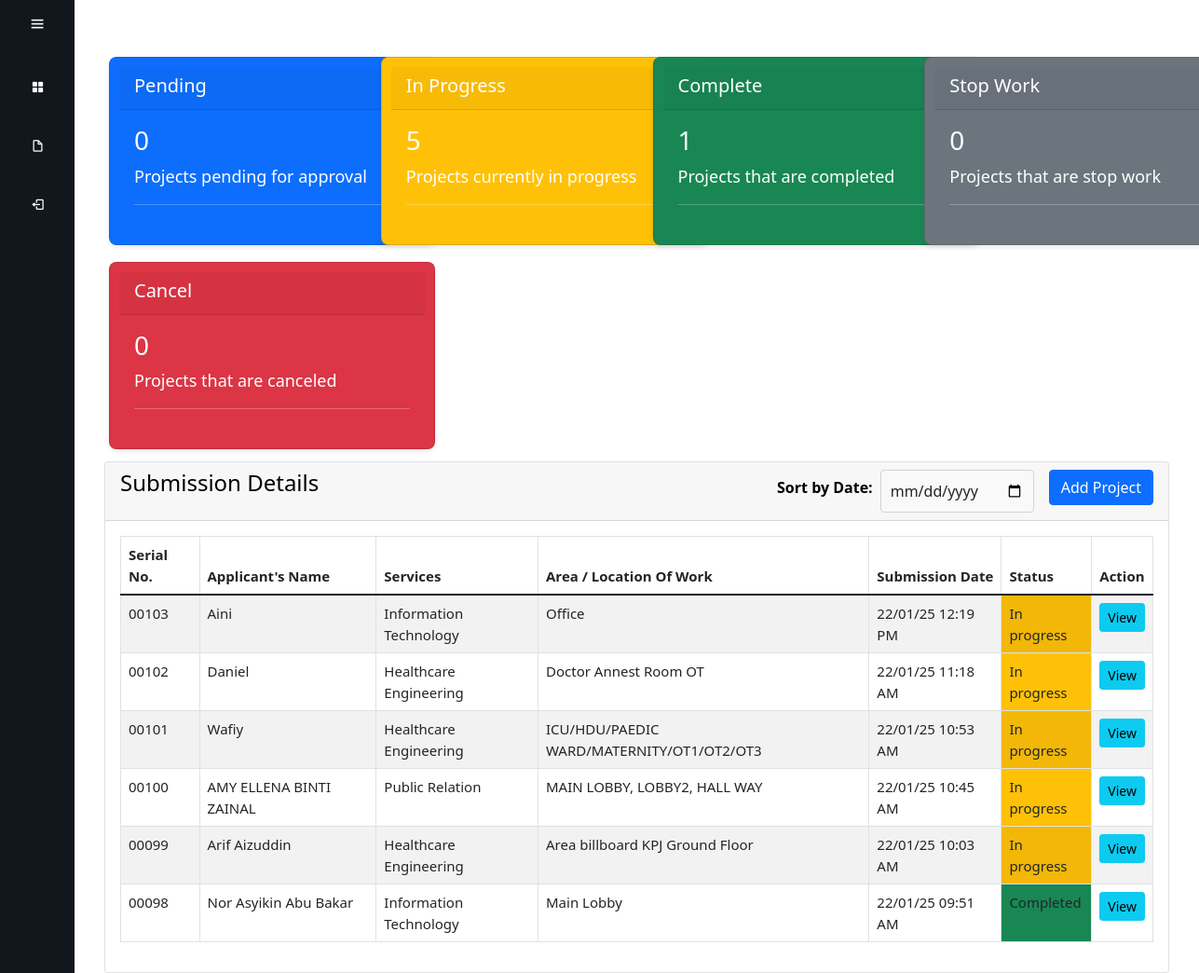
/appdb.php, run on an earlier commit of the app's database.
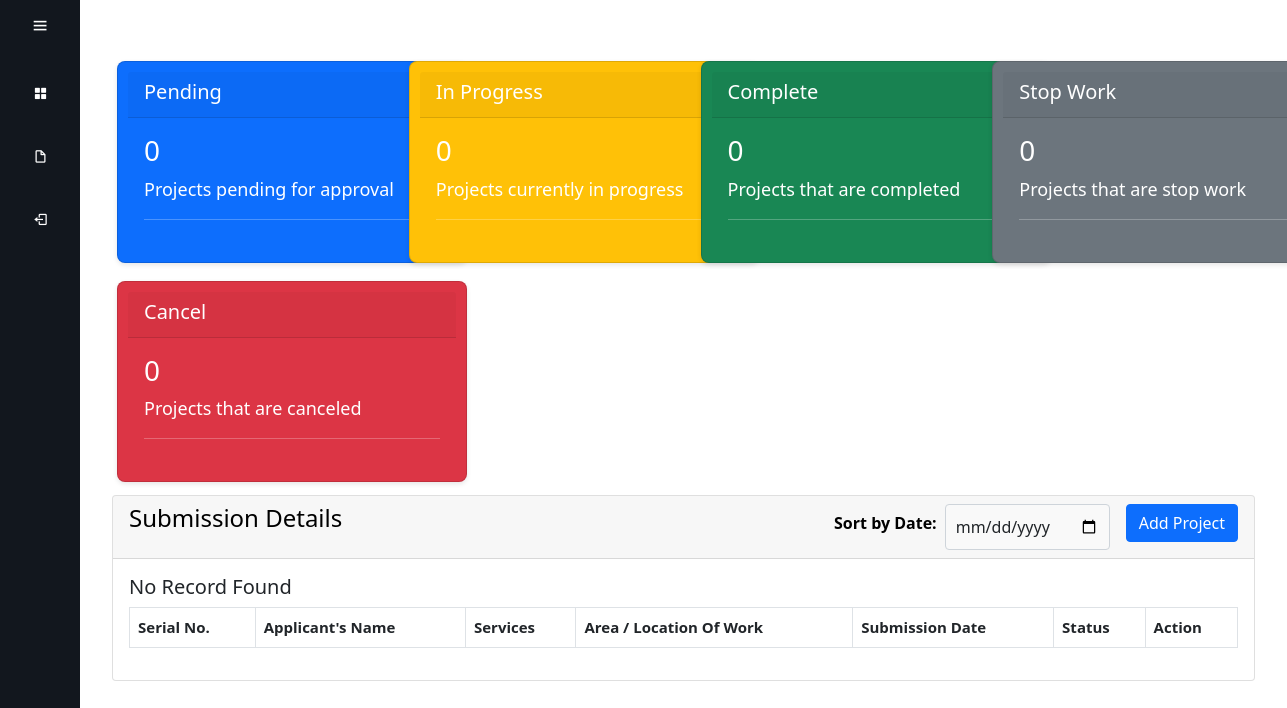
And on a later commit of the database.
### tables this page shows
CREATE TABLE IF NOT EXISTS `form` (
`id` int(5) unsigned zerofill NOT NULL,
  `name` varchar(100) NOT NULL,
  `durationFrom` date NOT NULL,
  `durationTo` date NOT NULL,
  `timeFrom` time NOT NULL,
  `timeTo` time NOT NULL,
  `companyName` varchar(500) NOT NULL,
  `svName` varchar(50) NOT NULL,
  `icNo` varchar(14) NOT NULL,
  `contactNo` varchar(15) NOT NULL,
  `longTermContract` varchar(100) NOT NULL,
  `workersName` varchar(800) NOT NULL,
  `exactLocation` varchar(100) NOT NULL,
  `workType` varchar(500) NOT NULL,
  `hazards` varchar(500) NOT NULL,
  `briefDate` date NOT NULL,
  `briefTime` time NOT NULL,
  `briefConducted` varchar(50) NOT NULL,
  `ppe` varchar(500) NOT NULL,
  `status` varchar(50) DEFAULT 'in progress',
  `applicantID` int(11) NOT NULL,
  `adminID` int(11) NOT NULL,
  `worksite` varchar(500) NOT NULL,
  `infection` varchar(500) NOT NULL,
  `date` datetime NOT NULL DEFAULT CURRENT_TIMESTAMP,
  `services` varchar(255) NOT NULL,
  `passNo` varchar(255) NOT NULL,
  `remark` varchar(500) NOT NULL,
  `is_notified` tinyint(1) DEFAULT '0'
);

### appdb.php (the view, shortened to what this page needs)
<?php
    require 'dbconn.php';
$queryInProgress = "SELECT * FROM form WHERE status = 'in progress'";
$resultInProgress = mysqli_query($conn, $queryInProgress);
$inProgressCount = mysqli_num_rows($resultInProgress);
$queryStopWork = "SELECT * FROM form WHERE status = 'stop work'";
$resultStopWork = mysqli_query($conn, $queryStopWork);
$stopWorkCount = mysqli_num_rows($resultStopWork);
$queryComplete = "SELECT * FROM form WHERE status = 'completed'";
$resultComplete = mysqli_query($conn, $queryComplete);
$completeCount = mysqli_num_rows($resultComplete);
$queryCancel = "SELECT * FROM form WHERE status = 'cancel'";
$resultCancel = mysqli_query($conn, $queryCancel);
$cancelCount = mysqli_num_rows($resultCancel);
$queryPending = "SELECT * FROM form WHERE status = 'pending'";
$resultPending = mysqli_query($conn, $queryPending);
$pendingCount = mysqli_num_rows($resultPending);
?>
<!doctype html>
<html lang="en">
<head>
    <link href='https://unpkg.com/boxicons@2.1.4/css/boxicons.min.css' rel='stylesheet'>
    <link href="https://cdn.jsdelivr.net/npm/bootstrap@5.1.3/dist/css/bootstrap.min.css" rel="stylesheet">
    <link rel="stylesheet" href="style.css">
    <link rel="stylesheet" href="https://cdn.datatables.net/1.13.4/css/dataTables.bootstrap5.min.css" />
</head>
<body>
    <div class="sidebar" id="sidebar">
        <div class="top">
            <i class="bx bx-menu" id="btn"></i>
        </div>
        <ul>
            <li>
                <a href="appdb.php">
                    <i class="bx bxs-grid-alt"></i>
                </a>
            </li>
            <li>
                <a href="form1.php">
                    <i class="bx bx-file-blank"></i>
                </a>
            </li>
            <li>
                <a href="logout.php" onclick="return confirmLogout();">
                    <i class="bx bx-log-out"></i>
                </a>
            </li>
        </ul>
    </div>
    <div class="main-content" id="main-content">
        <div class="row">
        <div class="container mt-4">
            <div class="row">
                <div class="col-md-3 mb-2">
                    <a href="pending1.php?status=pending" class="text-white text-decoration-none">
                        <div class="card status-card bg-primary text-white">
                            <div class="card-header">
                                <h4>Pending</h4>
                            </div>
                            <div class="card-body">
                                <h1><?= $pendingCount; ?></h1>
                                <p>Projects pending for approval</p>
                                <hr>
                            </div>
                        </div>
                    </a>
                </div>
                <div class="col-md-3 mb-2">
                    <a href="inProgress1.php?status=inProgress" class="text-white text-decoration-none">
                        <div class="card status-card bg-warning text-white">
                            <div class="card-header">
                                <h4>In Progress</h4>
                            </div>
                            <div class="card-body">
                                <h1><?= $inProgressCount; ?></h1>
                                <p>Projects currently in progress</p>
                                <hr>
                            </div>
                        </div>
                    </a>
                </div>
                <div class="col-md-3 mb-2">
                    <a href="complete1.php?status=completed" class="text-white text-decoration-none">
                        <div class="card status-card bg-success text-white">
                            <div class="card-header">
                                <h4>Complete</h4>
                            </div>
                            <div class="card-body">
                                <h1><?= $completeCount; ?></h1>
                                <p>Projects that are completed</p>
                                <hr>
                            </div>
                        </div>
                    </a>
                </div>
                <div class="col-md-3 mb-2">
                    <a href="stopWork1.php?status=stopWork" class="text-white text-decoration-none">
                        <div class="card status-card bg-secondary text-white">
                            <div class="card-header">
                                <h4>Stop Work</h4>
                            </div>
                            <div class="card-body">
                                <h1><?= $stopWorkCount; ?></h1>
                                <p>Projects that are stop work</p>
                                <hr>
                            </div>
                        </div>
                    </a>
                </div>
                <div class="col-md-3 mb-2">
                    <a href="cancel1.php?status=cancel" class="text-white text-decoration-none">
                        <div class="card status-card bg-danger text-white">
                            <div class="card-header">
                                <h4>Cancel</h4>
                            </div>
                            <div class="card-body">
                                <h1><?= $cancelCount; ?></h1>
                                <p>Projects that are canceled</p>
                                <hr>
                            </div>
                        </div>
                    </a>
                </div>
            </div>
        </div>
            </div>
                <div class="col-md-12">
                    <div class="card">
                        <div class="card-header">
                            <h4 style = "color:black;" >Submission Details
                                <a href="form1.php" class="btn btn-primary float-end">Add Project</a>
                                <div class="float-end me-2 d-flex align-items-center">
                                <h6 for="filterDate" class="me-2" style="font-weight: bold;">Sort by Date:</h6>
                                <input
                                    type="date"
                                    id="filterDate"
                                    class="form-control float-end me-2"
                                    style="width: auto;"
                                    placeholder="Select Date">
                                    </h4>
                        </div>
                        <div class="card-body">
                        <table id="myTable" class="table table-bordered table-striped">
                        <thead>
                            <tr>
                                <th>Serial No.</th>
                                <th>Applicant's Name</th>
                                <th>Services</th>
                                <th>Area / Location Of Work</th>
                                <th>Submission Date</th>
                                <th>Status</th>
                                <th>Action</th>
                            </tr>
                        </thead>
                        <tbody>
                            <?php
                            $query = "SELECT * FROM form ORDER BY id DESC";
                            $query_run = mysqli_query($conn, $query);
                            if (mysqli_num_rows($query_run) > 0) {
                                foreach ($query_run as $ptw) {
                                    $dateTime = new DateTime($ptw['date']);
                                    $formattedDate = $dateTime->format('d/m/y');
                                    $formattedTime = $dateTime->format('h:i A');
                                    ?>
                                    <tr>
                                        <td><?= htmlspecialchars($ptw['id']); ?></td>
                                        <td><?= htmlspecialchars($ptw['name']); ?></td>
                                        <td><?= htmlspecialchars($ptw['services']); ?></td>
                                        <td><?= htmlspecialchars($ptw['exactLocation']); ?></td>
                                        <td><?= htmlspecialchars($formattedDate . ' ' . $formattedTime); ?></td>
                                        <td class="<?= $ptw['status'] == 'in progress' ? 'bg-warning' : ($ptw['status'] == 'completed' ? 'bg-success' : ($ptw['status'] == 'stop work' ? 'bg-secondary' : ($ptw['status'] == 'cancel' ? 'bg-danger' : ($ptw['status'] == 'pending' ? 'bg-primary' : '')))) ?>">
                                            <?= $ptw['status'] == 'in progress' ? 'In progress' : ($ptw['status'] == 'completed' ? 'Completed' : ($ptw['status'] == 'stop work' ? 'Stop Work' : ($ptw['status'] == 'cancel' ? 'Cancel' : ($ptw['status'] == 'pending' ? 'Pending' : '')))) ?>
                                        </td>
                                        <td>
                                            <a href="view1.php?id=<?= $ptw['id']; ?>" class="btn btn-info btn-sm">View</a>
                                        </td>
                                    </tr>
                                    <?php
                                }
                            } else {
                                echo "<h5> No Record Found </h5>";
                            }
                            ?>
                        </tbody>
                    </table>
                        </div>
                    </div>
                </div>
            </div>
</body>
</html>

### style.css (style rules this page uses)
body { font-size: 15px; margin: 0; overflow-x: hidden; display: flex; flex-direction: row; height: 100vh; }
.sidebar { position: fixed; top: 0; left: 0; height: 100%; width: 80px; background-color: #12171e; padding: 0.4rem 0.8rem; transition: width 0.5s; z-index: 1000; overflow-y: auto; display: flex; flex-direction: column; align-items: center; }
.sidebar #btn { position: absolute; color: #fff; top: 1rem; left: 50%; font-size: 1.2rem; transform: translateX(-50%); cursor: pointer; }
.sidebar ul { padding: 0; list-style-type: none; width: 100%; }
.sidebar ul li { position: relative; list-style-type: none; height: 50px; width: 90%; margin: 0.8rem auto; line-height: 50px; }
.sidebar ul li a { display: flex; align-items: center; text-decoration: none; color: #fff; border-radius: 0.8rem; transition: background-color 0.3s, color 0.3s; }
.sidebar ul li a i { min-width: 50px; text-align: center; height: 50px; border-radius: 12px; line-height: 50px; }
.main-content { transition: margin-left 0.5s; margin-left: 80px; padding: 2rem; flex-grow: 1; }
.status-card { transition: transform 0.2s ease-in-out; cursor: pointer; border-radius: 8px; padding: 10px; font-size: 14px; box-shadow: 0 2px 5px rgba(0, 0, 0, 0.1); width: 350px; margin: 5px; }
.status-card h4 { font-size: 20px; margin-bottom: 5px; }
.status-card h1 { font-size: 28px; margin-bottom: 8px; }
.status-card p { font-size: 18px; margin-bottom: 4px; }
.form-control { background-color: #f9f9f9; padding: 10px; margin: 0; }

What changed in the data, as far as the page shows it:
removed form: id "00103", name "Aini", services "Information Technology", exactLocation "Office", date "22/01/25 12:19 PM", status "In progress"
removed form: id "00102", name "Daniel", services "Healthcare Engineering", exactLocation "Doctor Annest Room OT", date "22/01/25 11:18 AM", status "In progress"
removed form: id "00101", name "Wafiy", services "Healthcare Engineering", exactLocation "ICU/HDU/PAEDIC WARD/MATERNITY/OT1/OT2/OT3", date "22/01/25 10:53 AM", status "In progress"
removed form: id "00100", name "AMY ELLENA BINTI ZAINAL", services "Public Relation", exactLocation "MAIN LOBBY, LOBBY2, HALL WAY", date "22/01/25 10:45 AM", status "In progress"
removed form: id "00099", name "Arif Aizuddin", services "Healthcare Engineering", exactLocation "Area billboard KPJ Ground Floor", date "22/01/25 10:03 AM", status "In progress"
removed form: id "00098", name "Nor Asyikin Abu Bakar", services "Information Technology", exactLocation "Main Lobby", date "22/01/25 09:51 AM", status "Completed"
Also different on the page:
$inProgressCount: "5" → "0"
$completeCount: "1" → "0"
text now shown: "No Record Found"
